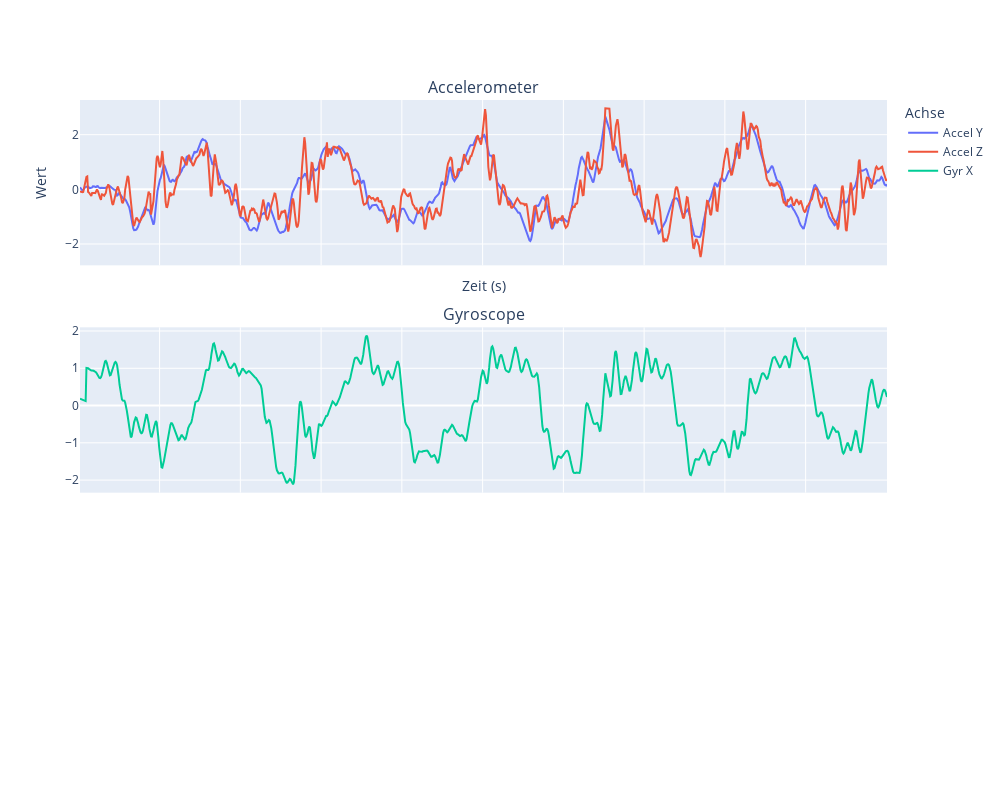

Notebook source saved alongside this figure:
### Markdown cell above
Außreißer gefiltert

### Code cell
plot_normal_df(filtered_df_sq_z)

### Figure 1 — Plotly figure (JSON) as saved in the notebook; plotly's stock layout.template omitted (floating-point values rounded to 4 significant figures; data arrays with more than 128 entries replaced by an {"elided": "..."} marker saying what was removed)
{"data": [{"name": "Accel Y", "type": "scatter", "x": {"elided": "997 float values"}, "y": {"elided": "997 float values"}}, {"name": "Accel Z", "type": "scatter", "x": {"elided": "997 float values"}, "y": {"elided": "997 float values"}}, {"marker": {"size": 4}, "name": "Gyr X", "type": "scatter", "x": {"elided": "997 float values"}, "xaxis": "x2", "y": {"elided": "997 float values"}, "yaxis": "y2"}], "layout": {"annotations": [{"font": {"size": 16}, "showarrow": false, "text": "Accelerometer", "x": 0.5, "xanchor": "center", "xref": "paper", "y": 1, "yanchor": "bottom", "yref": "paper"}, {"font": {"size": 16}, "showarrow": false, "text": "Gyroscope", "x": 0.5, "xanchor": "center", "xref": "paper", "y": 0.6333, "yanchor": "bottom", "yref": "paper"}], "height": 800, "legend": {"title": {"text": "Achse"}}, "width": 1000, "xaxis": {"anchor": "y", "domain": [0, 1], "matches": "x3", "showticklabels": false, "title": {"text": "Zeit (s)"}}, "xaxis2": {"anchor": "y2", "domain": [0, 1], "matches": "x3", "showticklabels": false}, "xaxis3": {"anchor": "y3", "domain": [0, 1]}, "yaxis": {"anchor": "x", "domain": [0.7333, 1], "title": {"text": "Wert"}}, "yaxis2": {"anchor": "x2", "domain": [0.3667, 0.6333]}, "yaxis3": {"anchor": "x3", "domain": [0, 0.2667]}}}
